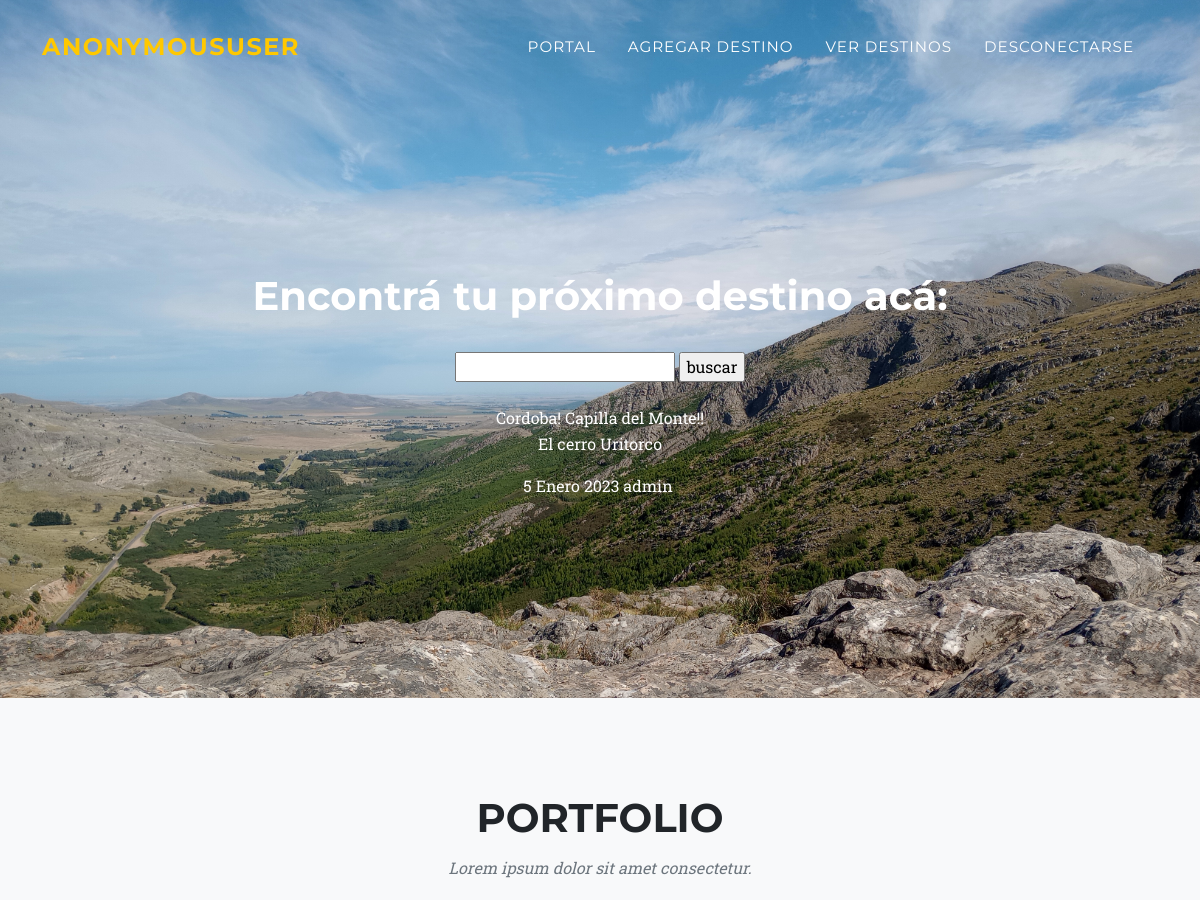
Before: /paginaposteo/27 (upper part) with the older database file.
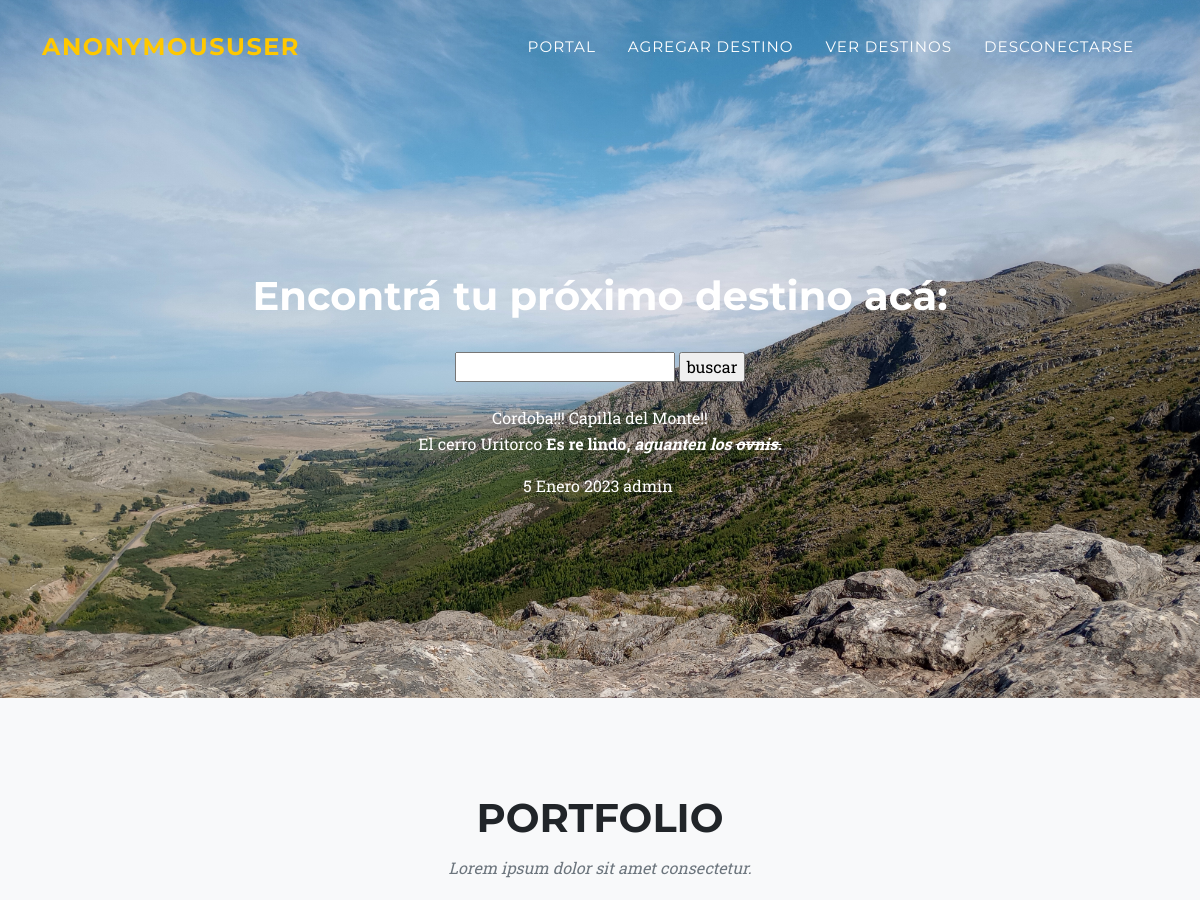
After: the same page with the newer database file.
### AppUsuarios/models.py (models this page shows, shortened)
class Posteo(models.Model):
    usuario_posteo = models.ForeignKey(User, on_delete=models.CASCADE)
    titulo_posteo = models.CharField(max_length=40)
    subtitulo_posteo = models.CharField(max_length=40,default='hola')
    contenido_posteo = RichTextField(blank=True,null=True)
    imagen_post = models.ImageField(upload_to='posteos', blank=True)
    fecha_posteo_imagen = models.DateField(blank=True, null=True)

### AppUsuarios/views.py (the view)
# urls.py: path("paginaposteo/<id>", paginaPosteo, name="paginaposteo"),
def paginaPosteo(request,id):
    paginaposteo = Posteo.objects.get(id=id)
    return render(request, "PaginaPosteo.html",{"imagen":mostrarImagen(request), "paginaposteo":paginaposteo})

### AppUsuarios/Templates/PaginaPosteo.html (shortened to what this page needs)
{% extends "PadreHome.html" %}
{% block avatar %}
<a class="navbar-brand" href={% url 'perfil' user.id %}><img height="200px" src="" alt="">{{user}}</a>
<br>
{% endblock %}
{% block nav %}
<li class="nav-item"><a class="nav-link" href={% url 'portal' %}>Portal</a></li>
<li class="nav-item"><a class="nav-link" href={% url 'postear' %}>Agregar destino</a></li>
<li class="nav-item"><a class="nav-link" href={% url 'verposteo' %}>Ver destinos</a></li>
<li class="nav-item"><a class="nav-link" href={% url 'desconectarse' %}>Desconectarse</a></li>
{% endblock %}
{% block contenido %}
<h1> Encontrá tu próximo destino acá: </h1>
<br>
<form action="{% url 'buscarposteo' %}" method="GET">
    <input type="text" name="titulo_posteo" id="titulo_posteo">
    <input type="submit" value="buscar">
</form>
<br>
{{ paginaposteo.titulo_posteo }}
{{ paginaposteo.subtitulo_posteo}}
{{ paginaposteo.contenido_posteo | safe}}
{{ paginaposteo.fecha_posteo_imagen }}
{{ paginaposteo.usuario_posteo }}
{% endblock %}

Changed rows visible on the page:
changed Posteo "Capilla del Monte!!": titulo_posteo "Cordoba!" → "Cordoba!!!"; contenido_posteo "El cerro Uritorco" → "El cerro Uritorco Es re lindo, aguanten los ovnis."
